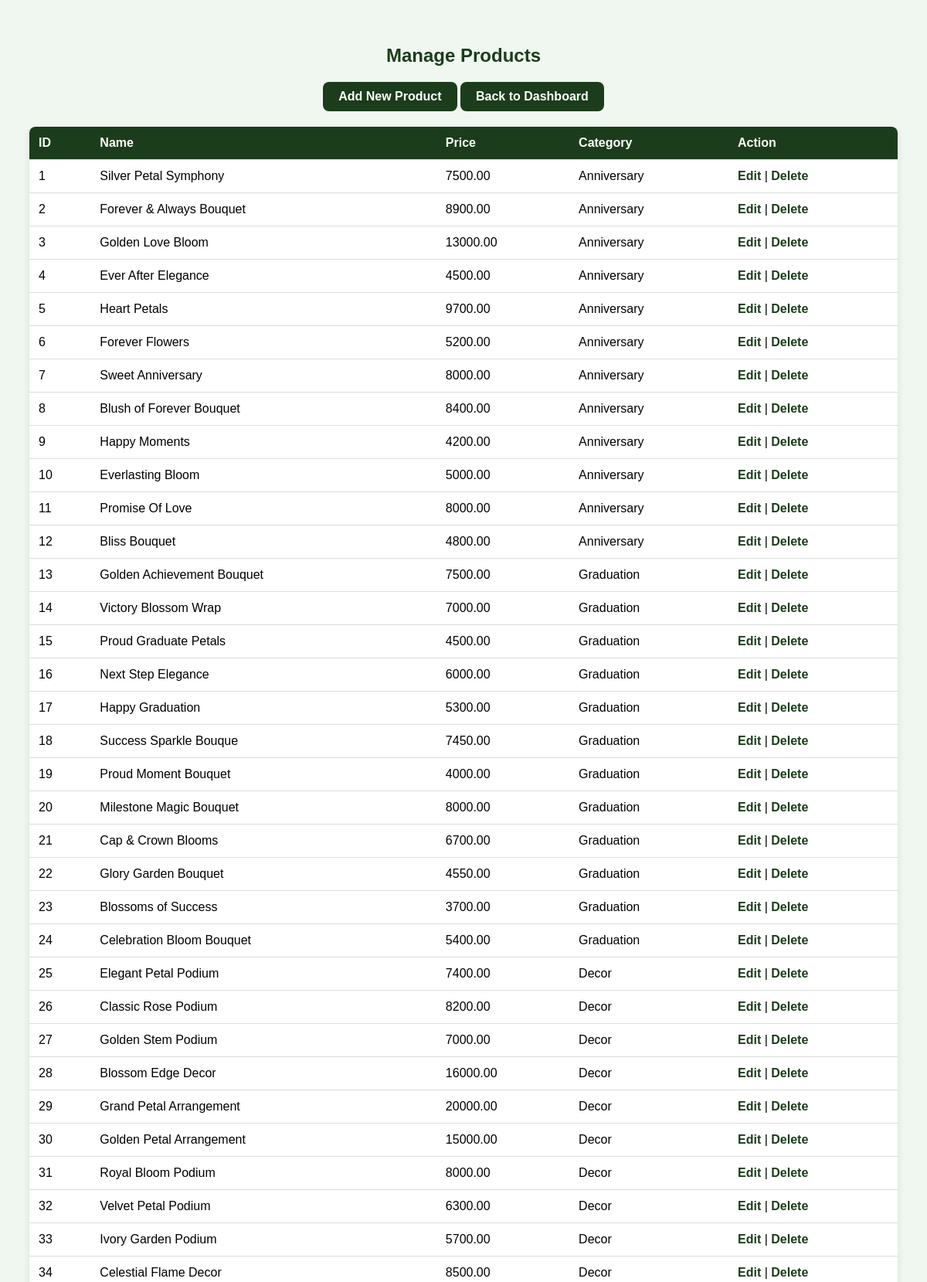
The app's page /adminProducts.php (signed in, upper part) with its own data.
### tables this page shows
CREATE TABLE `products` (
  `id` int(11) NOT NULL,
  `name` varchar(100) DEFAULT NULL,
  `category` varchar(50) DEFAULT NULL,
  `description` text DEFAULT NULL,
  `price` decimal(10,2) DEFAULT NULL,
  `image` varchar(100) DEFAULT NULL
);

### adminProducts.php (the view, shortened to what this page needs)
<?php
$conn = mysqli_connect("localhost", "root", "", "green_nflora");
$sql = "SELECT * FROM products";
$result = mysqli_query($conn, $sql);
?>
<!DOCTYPE html>
<html>
<head>
</head>
<body>
    <h2>Manage Products</h2>
    <div class="top-actions">
        <a href="addProduct.php">Add New Product</a>
        <a href="index.php">Back to Dashboard</a>
    </div>
    <table>
        <tr>
            <th>ID</th>
            <th>Name</th>
            <th>Price</th>
            <th>Category</th>
            <th>Action</th>
        </tr>
        <?php while($row = mysqli_fetch_assoc($result)) { ?>
        <tr>
            <td><?php echo $row['id']; ?></td>
            <td><?php echo $row['name']; ?></td>
            <td><?php echo $row['price']; ?></td>
            <td><?php echo $row['category']; ?></td>
            <td>
                <a href="editProduct.php?id=<?php echo $row['id']; ?>">Edit</a> |
                <a href="deleteProduct.php?id=<?php echo $row['id']; ?>">Delete</a>
            </td>
        </tr>
        <?php } ?>
    </table>
</body>
</html>

### adminProducts.php (style rules this page uses)
body { font-family: Arial, sans-serif; background-color: #f0f7f0; padding: 30px; }
h2 { text-align: center; color: #1b3d1b; }
.top-actions { text-align: center; margin-bottom: 20px; }
.top-actions a { display: inline-block; padding: 10px 20px; background-color: #1b3d1b; color: #fff; text-decoration: none; border-radius: 8px; font-weight: bold; transition: all 0.3s ease; }
table { width: 100%; border-collapse: collapse; margin-top: 20px; background-color: #ffffff; box-shadow: 0 4px 10px rgba(0,0,0,0.1); border-radius: 8px; overflow: hidden; }
th, td { padding: 12px; text-align: left; border-bottom: 1px solid #ddd; }
th { background-color: #1b3d1b; color: #fff; }
td a { text-decoration: none; color: #1b3d1b; font-weight: bold; }

### records on screen
products: id "1", name "Silver Petal Symphony", price "7500.00", category "Anniversary"
products: id "2", name "Forever & Always Bouquet", price "8900.00", category "Anniversary"
products: id "3", name "Golden Love Bloom", price "13000.00", category "Anniversary"
products: id "4", name "Ever After Elegance", price "4500.00", category "Anniversary"
products: id "5", name "Heart Petals", price "9700.00", category "Anniversary"
products: id "6", name "Forever Flowers", price "5200.00", category "Anniversary"
products: id "7", name "Sweet Anniversary", price "8000.00", category "Anniversary"
products: id "8", name "Blush of Forever Bouquet", price "8400.00", category "Anniversary"
products: id "9", name "Happy Moments", price "4200.00", category "Anniversary"
products: id "10", name "Everlasting Bloom", price "5000.00", category "Anniversary"
products: id "11", name "Promise Of Love", price "8000.00", category "Anniversary"
products: id "12", name "Bliss Bouquet", price "4800.00", category "Anniversary"
products: id "13", name "Golden Achievement Bouquet", price "7500.00", category "Graduation"
products: id "14", name "Victory Blossom Wrap", price "7000.00", category "Graduation"
products: id "15", name "Proud Graduate Petals", price "4500.00", category "Graduation"
products: id "16", name "Next Step Elegance", price "6000.00", category "Graduation"
products: id "17", name "Happy Graduation", price "5300.00", category "Graduation"
products: id "18", name "Success Sparkle Bouque", price "7450.00", category "Graduation"
products: id "19", name "Proud Moment Bouquet", price "4000.00", category "Graduation"
products: id "20", name "Milestone Magic Bouquet", price "8000.00", category "Graduation"
products: id "21", name "Cap & Crown Blooms", price "6700.00", category "Graduation"
products: id "22", name "Glory Garden Bouquet", price "4550.00", category "Graduation"
products: id "23", name "Blossoms of Success", price "3700.00", category "Graduation"
products: id "24", name "Celebration Bloom Bouquet", price "5400.00", category "Graduation"
products: id "25", name "Elegant Petal Podium", price "7400.00", category "Decor"
products: id "26", name "Classic Rose Podium", price "8200.00", category "Decor"
products: id "27", name "Golden Stem Podium", price "7000.00", category "Decor"
products: id "28", name "Blossom Edge Decor", price "16000.00", category "Decor"
products: id "29", name "Grand Petal Arrangement", price "20000.00", category "Decor"
products: id "30", name "Golden Petal Arrangement", price "15000.00", category "Decor"
products: id "31", name "Royal Bloom Podium", price "8000.00", category "Decor"
products: id "32", name "Velvet Petal Podium", price "6300.00", category "Decor"
products: id "33", name "Ivory Garden Podium", price "5700.00", category "Decor"
products: id "34", name "Celestial Flame Decor", price "8500.00", category "Decor"
